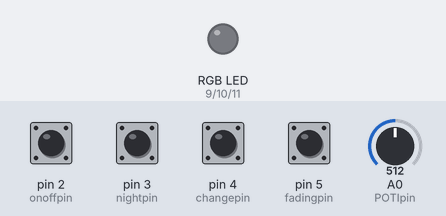
Bench run of a sketch on a simulated Arduino Uno, built with avr-gcc and run on an emulated ATmega328P. Parts: an RGB LED mixed from three pins (HIGH = lit). Inputs (shaded band) come from the test bench; at power-on: pin 2 (onoffpin), pin 3 (nightpin), pin 4 (changepin), pin 5 (fadingpin) HIGH, A0 (POTIpin) = 512. Dim RGB values are drawn brighter than linear; what the sketch prints to the serial monitor is not drawn.

Above: at 1.2 s.
1.3 s: pin 2 (onoffpin) pulled LOW for 0.15 s
At 2.6 s:
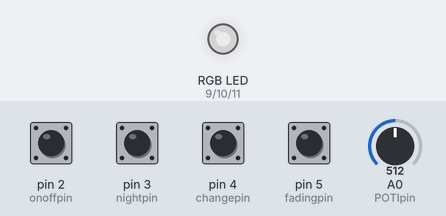
3.2 s: pin 4 (changepin) pulled LOW for 0.15 s
At 5.8 s:
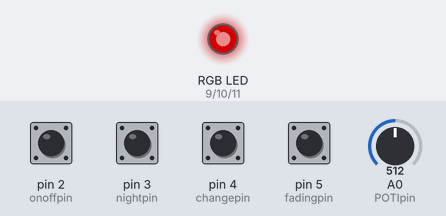
6.3 s: pin 5 (fadingpin) pulled LOW for 0.15 s
At 7.46 s:
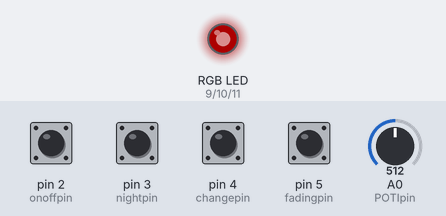
At 8.97 s:
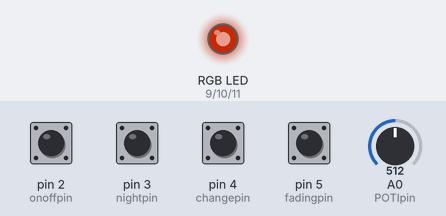
9.4 s: A0 (POTIpin) set to 716
12.4 s: A0 (POTIpin) set to 900
15.4 s: A0 (POTIpin) set to 1023
Timing chart, 0 to 21.5 s (numbered marks = the images above; inputs shaded):
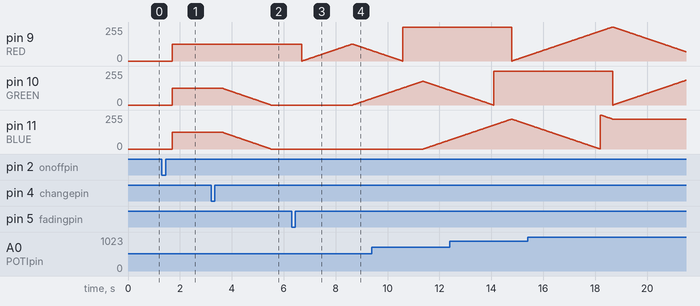

The sketch:

Arduino_LightController_V3.ino
```cpp
/*
 Name:		Arduino_LightController3.ino
 Created:	12/22/2019 5:12:05 PM
 Author:	HAL 9000
*/

#include <ClickButton.h>

#pragma region DefineIO

//define states of the program
enum MainStates {White, Red, Green, Blue, Fading, Off};
MainStates State;

//define output pins of arduino
const int RED = 9;
const int GREEN = 10;
const int BLUE = 11;

//define input pins of arduino
//poti from 0 - 1023
const int POTIpin = A0;
//convert POTI-value into 0 - 255
long potivalue;


//buttons
//on off button
const int onoffpin = 2;
ClickButton ONOFF(onoffpin, false, CLICKBTN_PULLUP);
bool onflag = false;

//nightmode button
const int nightpin = 3;
const int nightvalue = 7;
ClickButton NIGHT(nightpin, false, CLICKBTN_PULLUP);
bool nightflag = false;

//change mode button
const int changepin = 4;
ClickButton Change(changepin, false, CLICKBTN_PULLUP);

//fading button
const int fadingpin = 5;
ClickButton FADING(fadingpin, false, CLICKBTN_PULLUP);
bool fadingflag = false;


//stuff needed for fading
int fadingspeed = 15;
const int LedOut[3] = { RED, GREEN, BLUE };	//Array fuer gemeinsame manipulation

//flag for entering a state first time to fade into it
bool firsttimeentering = false;

#pragma endregion

//-------------------------------------------------------------------------------------------------------

//define states
#pragma region States

static void State_Off()
{
    //set everything to zero
    digitalWrite(RED, LOW);
    digitalWrite(GREEN, LOW);
    digitalWrite(BLUE, LOW);

    State = White;
}

static void State_White(int value)
{
    if (firsttimeentering)
    {
        for (int i = 0; i <= value; i++)
        {
            analogWrite(RED, i);
            analogWrite(GREEN, i);
            analogWrite(BLUE, value);;
            delay(fadingspeed);
        }
    }
    firsttimeentering = false;

    analogWrite(RED, value);
    analogWrite(GREEN, value);
    analogWrite(BLUE, value);
}

static void State_Red(int value)
{
    if (firsttimeentering)
    {
        for (int i = value; i >= 0; i--)
        {
            analogWrite(RED, value);
            analogWrite(GREEN, i);
            analogWrite(BLUE, i);
            delay(fadingspeed);
        }
    }
    firsttimeentering = false;

    analogWrite(RED, value);
    digitalWrite(GREEN, LOW);
    digitalWrite(BLUE, LOW);
}

static void State_Green(int value)
{
    if (firsttimeentering)
    {
        int j = 0;
        for (int i = value; i >= 0; i--)
        {
            analogWrite(RED, i);
            analogWrite(GREEN, j);
            j++;
            delay(fadingspeed);
        }
    }
    firsttimeentering = false;

    digitalWrite(RED, LOW);
    analogWrite(GREEN, value);
    digitalWrite(BLUE, LOW);
}

static void State_Blue(int value)
{
    if (firsttimeentering)
    {
        int j = 0;
        for (int i = value; i >= 0; i--)
        {
            analogWrite(GREEN, i);
            analogWrite(BLUE, j);
            j++;
            delay(fadingspeed);
        }
    }
    firsttimeentering = false;

    digitalWrite(RED, LOW);
    digitalWrite(GREEN, LOW);
    analogWrite(BLUE, value);
}

static void State_Fading()
{

    bool firstround = true;

    while(fadingflag)
    {
        CheckFading();

        //cycle through each colour starting with red with
        int j = potivalue;
        for (int i = 0; i <= potivalue; i++)
        {
            CheckFading();
            if (fadingflag)
            {
                if (!firstround)
                    analogWrite(BLUE, j);
                analogWrite(RED, i);
                j--;
                delay(fadingspeed);
            }else
                break;
        }
        if (!fadingflag)
            break;

        j = potivalue;
        for (int i = 0; i <= potivalue; i++)
        {
            CheckFading();
            if (fadingflag)
            {
                analogWrite(RED, j);
                analogWrite(GREEN, i);
                j--;
                delay(fadingspeed);
            }
            else
                break;
        }
        if (!fadingflag)
            break;

        j = potivalue;
        for (int i = 0; i <= potivalue; i++)
        {
            CheckFading();
            if (fadingflag)
            {
                analogWrite(GREEN, j);
                analogWrite(BLUE, i);
                j--;
                delay(fadingspeed);
            }
            else
                break;
        }
        if (!fadingflag)
            break;

        firstround = false;
    }

    State = White;
}

static void CheckFading()
{
    FADING.Update();
    if (FADING.changed)
        fadingflag = false;

    potivalue = map(analogRead(POTIpin), 0, 1023, 0, 255);
}

#pragma endregion


//-------------------------------------------------------------------------------------------------------

// the setup function runs once when you press reset or power the board
void setup() {

    Serial.begin(1000000);

    //set output pins of arduino board
    pinMode(RED, OUTPUT);
    pinMode(GREEN, OUTPUT);
    pinMode(BLUE, OUTPUT);

    //initialize them with state off
    State = Off;

    //set input pins of arduino board
    //pinMode(onoffpin, INPUT_PULLUP);
    //pinMode(nightpin, INPUT_PULLUP);
    //pinMode(changepin, INPUT_PULLUP);
    //pinMode(unused, INPUT_PULLUP);

}//end of setup

//-------------------------------------------------------------------------------------------------------

// the loop function runs over and over again until power down or reset
void loop() {

    //update all buttons
    ONOFF.Update();
    NIGHT.Update();
    Change.Update();
    FADING.Update();


    //convert current poti value for the brightness
    potivalue = map(analogRead(POTIpin), 0, 1023, 0, 255);

    if (ONOFF.changed)
        onflag = !onflag;


    if (onflag)
    {
        //check for nightmode
        if (NIGHT.changed)
            nightflag = !nightflag;

        //check for fading
        if (FADING.changed && !fadingflag)
            State = Fading;


        if (!nightflag)
        {
            switch (State)
            {
            case White:
                State_White(potivalue);
                fadingflag = false;
                if (Change.changed)
                {
                    State = Red;
                    firsttimeentering = true;
                }
                break;
            case Red:
                State_Red(potivalue);
                fadingflag = false;
                if (Change.changed)
                {
                    State = Green;
                    firsttimeentering = true;
                }
                break;
            case Green:
                State_Green(potivalue);
                fadingflag = false;
                if (Change.changed)
                {
                    State = Blue;
                    firsttimeentering = true;
                }
                break;
            case Blue:
                State_Blue(potivalue);
                fadingflag = false;
                if (Change.changed)
                {
                    State = White;
                    firsttimeentering = true;
                }
                break;
            case Fading:
                fadingflag = true;
                State_Fading();
                break;

            case Off:
                State_Off();
                break;
            default:
                break;
            }
        }
        else //nightmode
        {
            switch (State)
            {
            case White:
                State_White(nightvalue);
                if (Change.changed)
                {
                    State = Red;
                    firsttimeentering = true;
                }
                    break;
            case Red:
                State_Red(nightvalue);
                if (Change.changed)
                {
                    State = Green;
                    firsttimeentering = true;
                }
                break;
            case Green:
                State_Green(nightvalue);
                if (Change.changed)
                {
                    State = Blue;
                    firsttimeentering = true;
                }
                break;
            case Blue:
                State_Blue(nightvalue);
                if (Change.changed)
                    State = White;
                break;
            case Fading:
                break;
            case Off:
                State_Off();
                break;
            default:
                break;
            }
        }

    }
    else
        State_Off();

    //debugging
    Serial.println(State);
    Serial.println(fadingflag);
    Serial.println();


}//end of loop

//-------------------------------------------------------------------------------------------------------
```

Measured:
- after the input at 1.3 s, pin 9 (RED), pin 10 (GREEN), pin 11 (BLUE): 0/255 → 127/255 after 0.40 s
- after the input at 3.2 s, pin 10 (GREEN), pin 11 (BLUE): moves from 127/255 to 0/255 over 1.9 s, starting after 0.42 s
- after the input at 6.3 s, pin 10 (GREEN): moves from 0/255 to 49/255 over 0.73 s, starting after 2.4 s
